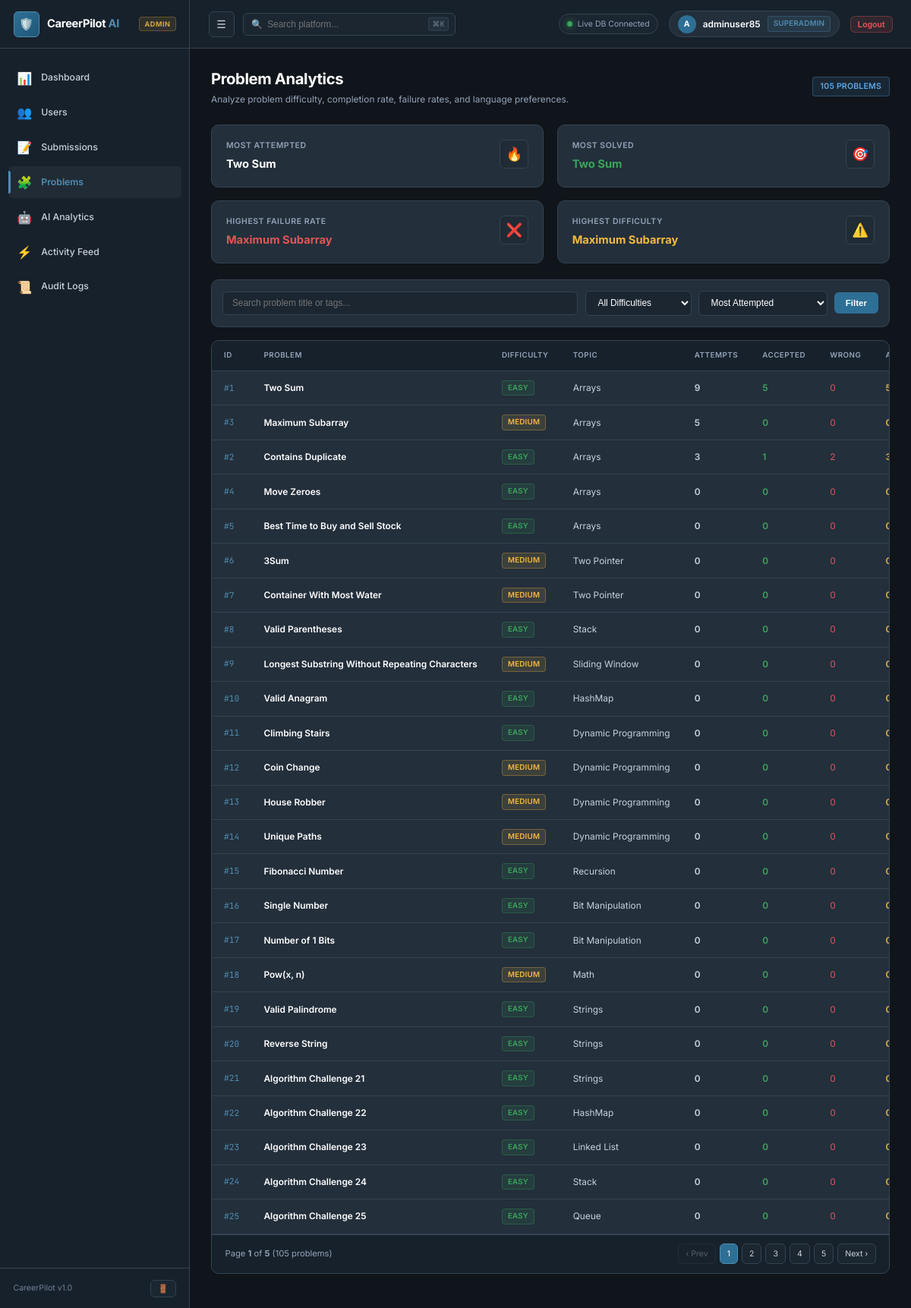
/admin/problems (signed in), run on the app's committed database.
### tables this page shows
CREATE TABLE problems (
                id INTEGER PRIMARY KEY AUTOINCREMENT,
                title TEXT NOT NULL,
                difficulty TEXT NOT NULL, -- Easy, Medium, Hard, Interview, Contest
                topic TEXT NOT NULL,      -- Arrays, Strings, DP, Trees, Graphs, etc
                subtopics TEXT,           -- Comma separated tags
                companies TEXT,           -- Comma separated company names
                constraints TEXT,
                description TEXT NOT NULL,
                examples TEXT,            -- JSON array of example inputs/outputs
                hints TEXT,               -- JSON array of hints (1 to 5)
                editorial TEXT,
                starter_code TEXT,        -- JSON mapping language to starter code
                tags TEXT,
                premium INTEGER DEFAULT 0,
                estimated_time INTEGER DEFAULT 30, -- in minutes
                created_at TEXT DEFAULT CURRENT_TIMESTAMP
            );

### backend/routes/admin.py (the view)
@admin_bp.route('/problems')
@admin_required
def problems():
    search = request.args.get('search', '').strip()
    difficulty = request.args.get('difficulty', '').strip()
    topic = request.args.get('topic', '').strip()
    sort_by = request.args.get('sort', 'attempts').strip()
    page = request.args.get('page', 1, type=int)
    problems_list, highlights, total_count, total_pages = AdminAnalyticsService.get_problems_analytics(
        search=search,
        difficulty=difficulty,
        topic=topic,
        sort_by=sort_by,
        page=page,
        per_page=25
    )
    return render_template(
        'admin/problems.html',
        problems=problems_list,
        highlights=highlights,
        total_count=total_count,
        total_pages=total_pages,
        page=page,
        search=search,
        difficulty=difficulty,
        topic=topic,
        sort=sort_by
    )

### backend/database/db.py (called while the page is built)
def get_db_path() -> str:
    base_dir = os.path.dirname(os.path.dirname(os.path.dirname(os.path.abspath(__file__))))
    return os.path.join(base_dir, DATABASE_PATH)

def get_connection(db_path: Optional[str] = None) -> sqlite3.Connection:
    path = db_path or get_db_path()
    conn = sqlite3.connect(path)
    conn.row_factory = sqlite3.Row
    conn.execute("PRAGMA foreign_keys = ON")
    conn.execute("PRAGMA journal_mode = WAL")
    return conn

@contextmanager
def get_db(db_path: Optional[str] = None):
    conn = get_connection(db_path)
    try:
        yield conn
        conn.commit()
    except Exception:
        conn.rollback()
        raise
    finally:
        conn.close()

def execute_query(query: str, params: tuple = (), db_path: Optional[str] = None) -> list[dict]:
    from backend.utils.logger import db_logger
    import time
    start = time.time()
    with get_db(db_path) as db:
        cursor = db.execute(query, params)
        rows = cursor.fetchall()
        duration = int((time.time() - start) * 1000)
        table = query.split('FROM')[1].split('WHERE')[0].strip() if 'FROM' in query else 'unknown'
        log_msg = f"\n[DB]\nSELECT\n{table}\nRows:{len(rows)}\n{duration} ms"
        db_logger.info(log_msg)
        return [dict(row) for row in rows]

def execute_one(query: str, params: tuple = (), db_path: Optional[str] = None) -> Optional[dict]:
    from backend.utils.logger import db_logger
    import time
    start = time.time()
    with get_db(db_path) as db:
        cursor = db.execute(query, params)
        row = cursor.fetchone()
        duration = int((time.time() - start) * 1000)
        table = query.split('FROM')[1].split('WHERE')[0].strip() if 'FROM' in query else 'unknown'
        log_msg = f"\n[DB]\nSELECT ONE\n{table}\nRows:{1 if row else 0}\n{duration} ms"
        db_logger.info(log_msg)
        return dict(row) if row else None

### backend/routes/admin.py (called while the page is built, shortened)
def admin_required(f):
    @functools.wraps(f)
    def decorated_function(*args, **kwargs):
        return f(*args, **kwargs)
    return decorated_function

### templates/admin/problems.html (shortened to what this page needs)
{% extends "admin/layout.html" %}
{% block content %}
<div class="admin-header">
    <div>
        <h1 class="admin-title">Problem Analytics</h1>
        <p class="admin-subtitle">Analyze problem difficulty, completion rate, failure rates, and language preferences.</p>
    </div>
    <div>
        <span class="adm-badge adm-badge-info" style="padding: 4px 10px; font-size: 0.75rem;">
            {{ total_count }} Problems
        </span>
    </div>
</div>
<div class="adm-grid-4">
    <div class="adm-card adm-metric-card">
        <div>
            <div class="adm-metric-label">Most Attempted</div>
            <div style="font-size: 1.05rem; font-weight: 700; color: var(--text-primary); margin-top: 0.25rem;">
                {{ highlights.most_attempted }}
            </div>
        </div>
        <div class="adm-metric-icon info">🔥</div>
    </div>
    <div class="adm-card adm-metric-card">
        <div>
            <div class="adm-metric-label">Most Solved</div>
            <div style="font-size: 1.05rem; font-weight: 700; color: var(--success); margin-top: 0.25rem;">
                {{ highlights.most_solved }}
            </div>
        </div>
        <div class="adm-metric-icon success">🎯</div>
    </div>
    <div class="adm-card adm-metric-card">
        <div>
            <div class="adm-metric-label">Highest Failure Rate</div>
            <div style="font-size: 1.05rem; font-weight: 700; color: var(--danger); margin-top: 0.25rem;">
                {{ highlights.most_failed }}
            </div>
        </div>
        <div class="adm-metric-icon danger">❌</div>
    </div>
    <div class="adm-card adm-metric-card">
        <div>
            <div class="adm-metric-label">Highest Difficulty</div>
            <div style="font-size: 1.05rem; font-weight: 700; color: var(--warning); margin-top: 0.25rem;">
                {{ highlights.most_difficult }}
            </div>
        </div>
        <div class="adm-metric-icon accent">⚠️</div>
    </div>
</div>
<div class="adm-card" style="margin-bottom: 1.25rem; padding: 1rem;">
    <form method="GET" action="{{ url_for('admin.problems') }}" class="adm-filter-bar">
        <div style="flex: 1; min-width: 180px;">
            <input type="text" name="search" class="adm-input" placeholder="Search problem title or tags..." value="{{ search }}">
        </div>
        <div style="width: 140px;">
            <select name="difficulty" class="adm-select">
                <option value="">All Difficulties</option>
            </select>
        </div>
        <div style="width: 170px;">
            <select name="sort" class="adm-select">
                <option value="attempts" {% if sort == 'attempts' %}selected{% endif %}>Most Attempted</option>
            </select>
        </div>
        <button type="submit" class="adm-btn adm-btn-primary">
            Filter
        </button>
    </form>
</div>
<div class="adm-table-container">
    <div class="adm-table-scroll">
        <table class="adm-table">
            <thead>
                <tr>
                    <th>ID</th>
                    <th>Problem</th>
                    <th>Difficulty</th>
                    <th>Topic</th>
                    <th>Attempts</th>
                    <th>Accepted</th>
                    <th>Wrong</th>
                    <th>Acceptance Rate</th>
                </tr>
            </thead>
            <tbody>
                {% if problems %}
                    {% for p in problems %}
                        <tr>
                            <td class="font-mono" style="font-size: 0.8rem; color: var(--primary-light);">
                                #{{ p.id }}
                            </td>
                            <td style="font-weight: 600; color: var(--text-primary);">
                                {{ p.title }}
                            </td>
                            <td>
                                <span class="adm-badge {% if p.difficulty == 'Easy' %}adm-badge-success{% elif p.difficulty == 'Medium' %}adm-badge-warning{% else %}adm-badge-danger{% endif %}">
                                    {{ p.difficulty }}
                                </span>
                            </td>
                            <td>{{ p.topic }}</td>
                            <td style="font-weight: 600;">{{ p.total_attempts }}</td>
                            <td style="color: var(--success); font-weight: 600;">{{ p.accepted_count }}</td>
                            <td style="color: var(--danger);">{{ p.wrong_count }}</td>
                            <td>
                                <span style="font-weight: 700; color: var(--accent);">{{ p.acceptance_rate }}%</span>
                            </td>
                        </tr>
                    {% endfor %}
                {% else %}
                    <tr>
                        <td colspan="10" style="text-align: center; padding: 2.5rem; color: var(--text-muted);">
                            No problems found matching your criteria.
                        </td>
                    </tr>
                {% endif %}
            </tbody>
        </table>
    </div>
    <div class="adm-pagination">
        <div>
            Page <strong>{{ page }}</strong> of <strong>{{ total_pages }}</strong> ({{ total_count }} problems)
        </div>
        <div class="adm-page-controls">
            {% if page > 1 %}
                <a href="{{ url_for('admin.problems', page=page-1, search=search, difficulty=difficulty, sort=sort) }}" class="adm-page-btn">
                    ‹ Prev
                </a>
            {% else %}
                <span class="adm-page-btn disabled">‹ Prev</span>
            {% endif %}
            {% for p in range(1, total_pages + 1) %}
                {% if p == page %}
                    <span class="adm-page-btn active">{{ p }}</span>
                {% elif p <= 3 or p >= total_pages - 1 or (p >= page - 1 and p <= page + 1) %}
                    <a href="{{ url_for('admin.problems', page=p, search=search, difficulty=difficulty, sort=sort) }}" class="adm-page-btn">
                        {{ p }}
                    </a>
                {% elif p == 4 or p == total_pages - 2 %}
                    <span class="adm-page-btn disabled">...</span>
                {% endif %}
            {% endfor %}
            {% if page < total_pages %}
                <a href="{{ url_for('admin.problems', page=page+1, search=search, difficulty=difficulty, sort=sort) }}" class="adm-page-btn">
                    Next ›
                </a>
            {% else %}
                <span class="adm-page-btn disabled">Next ›</span>
            {% endif %}
        </div>
    </div>
</div>
{% endblock %}

### data on the page
problems: most_attempted "Two Sum", most_solved "Two Sum", id "1", title "Two Sum", difficulty "EASY", topic "Arrays", total_attempts "9", accepted_count "5", wrong_count "0"
problems: most_failed "Maximum Subarray", most_difficult "Maximum Subarray", id "3", title "Maximum Subarray", difficulty "MEDIUM", topic "Arrays", total_attempts "5", accepted_count "0", wrong_count "0"
problems: id "2", title "Contains Duplicate", difficulty "EASY", topic "Arrays", total_attempts "3", accepted_count "1", wrong_count "2"
problems: id "4", title "Move Zeroes", difficulty "EASY", topic "Arrays", total_attempts "0", accepted_count "0", wrong_count "0"
problems: id "5", title "Best Time to Buy and Sell Stock", difficulty "EASY", topic "Arrays", total_attempts "0", accepted_count "0", wrong_count "0"
problems: id "6", title "3Sum", difficulty "MEDIUM", topic "Two Pointer", total_attempts "0", accepted_count "0", wrong_count "0"
problems: id "7", title "Container With Most Water", difficulty "MEDIUM", topic "Two Pointer", total_attempts "0", accepted_count "0", wrong_count "0"
problems: id "8", title "Valid Parentheses", difficulty "EASY", topic "Stack", total_attempts "0", accepted_count "0", wrong_count "0"
problems: id "9", title "Longest Substring Without Repeating Characters", difficulty "MEDIUM", topic "Sliding Window", total_attempts "0", accepted_count "0", wrong_count "0"
problems: id "10", title "Valid Anagram", difficulty "EASY", topic "HashMap", total_attempts "0", accepted_count "0", wrong_count "0"
problems: id "11", title "Climbing Stairs", difficulty "EASY", topic "Dynamic Programming", total_attempts "0", accepted_count "0", wrong_count "0"
problems: id "12", title "Coin Change", difficulty "MEDIUM", topic "Dynamic Programming", total_attempts "0", accepted_count "0", wrong_count "0"
problems: id "13", title "House Robber", difficulty "MEDIUM", topic "Dynamic Programming", total_attempts "0", accepted_count "0", wrong_count "0"
problems: id "14", title "Unique Paths", difficulty "MEDIUM", topic "Dynamic Programming", total_attempts "0", accepted_count "0", wrong_count "0"
problems: id "15", title "Fibonacci Number", difficulty "EASY", topic "Recursion", total_attempts "0", accepted_count "0", wrong_count "0"
problems: id "16", title "Single Number", difficulty "EASY", topic "Bit Manipulation", total_attempts "0", accepted_count "0", wrong_count "0"
problems: id "17", title "Number of 1 Bits", difficulty "EASY", topic "Bit Manipulation", total_attempts "0", accepted_count "0", wrong_count "0"
problems: id "18", title "Pow(x, n)", difficulty "MEDIUM", topic "Math", total_attempts "0", accepted_count "0", wrong_count "0"
problems: id "19", title "Valid Palindrome", difficulty "EASY", topic "Strings", total_attempts "0", accepted_count "0", wrong_count "0"
problems: id "20", title "Reverse String", difficulty "EASY", topic "Strings", total_attempts "0", accepted_count "0", wrong_count "0"
problems: id "21", title "Algorithm Challenge 21", difficulty "EASY", topic "Strings", total_attempts "0", accepted_count "0", wrong_count "0"
problems: id "22", title "Algorithm Challenge 22", difficulty "EASY", topic "HashMap", total_attempts "0", accepted_count "0", wrong_count "0"
problems: id "23", title "Algorithm Challenge 23", difficulty "EASY", topic "Linked List", total_attempts "0", accepted_count "0", wrong_count "0"
problems: id "24", title "Algorithm Challenge 24", difficulty "EASY", topic "Stack", total_attempts "0", accepted_count "0", wrong_count "0"
problems: id "25", title "Algorithm Challenge 25", difficulty "EASY", topic "Queue", total_attempts "0", accepted_count "0", wrong_count "0"

### other printed values
{{ (session.get('admin_username') or 'A')[:1]|upper }} "A"
{{ session.get('admin_username') or 'Administrator' }} "adminuser85"
{{ total_count }} "105"
{{ page }} "1"
{{ total_pages }} "5"
{{ p }} "1"
{{ p }} "2" "3" "4" "5"
